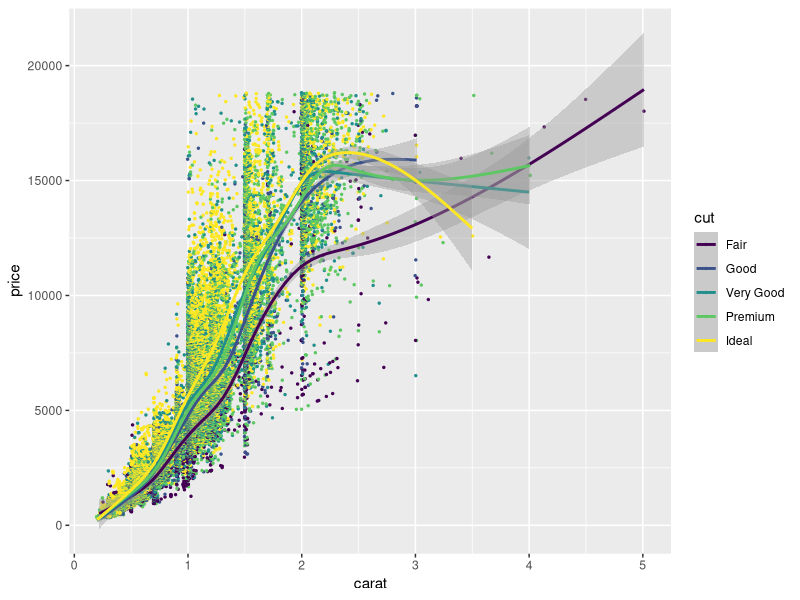
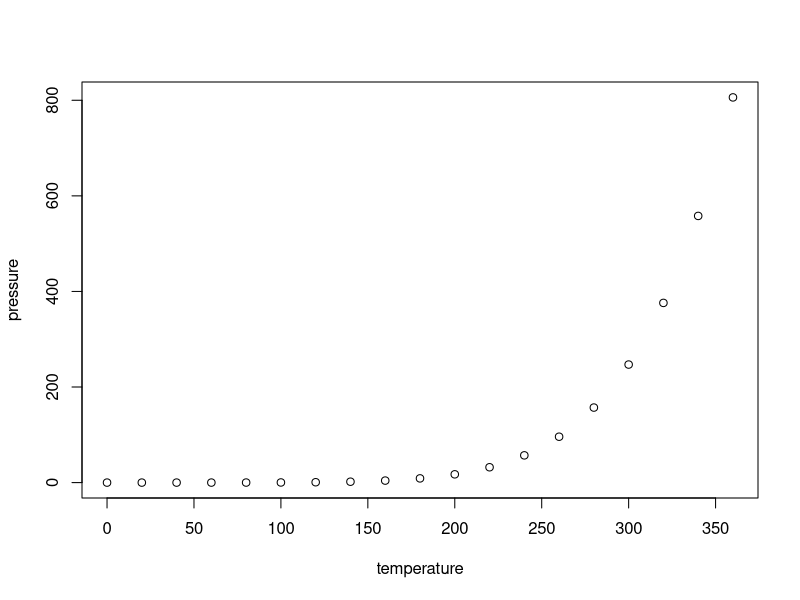

Reproduce these figures in R, in order.
## ---- chunk 1
knitr::opts_chunk$set(echo = TRUE)
library(ggplot2)

## ---- chunk 2
summary(diamonds)

ggplot(data = diamonds, mapping = aes(x = carat, y = price, colour = cut)) +
  geom_point(size = 0.5, position = "jitter") +
  geom_smooth()

## ---- chunk 3
plot(pressure)
